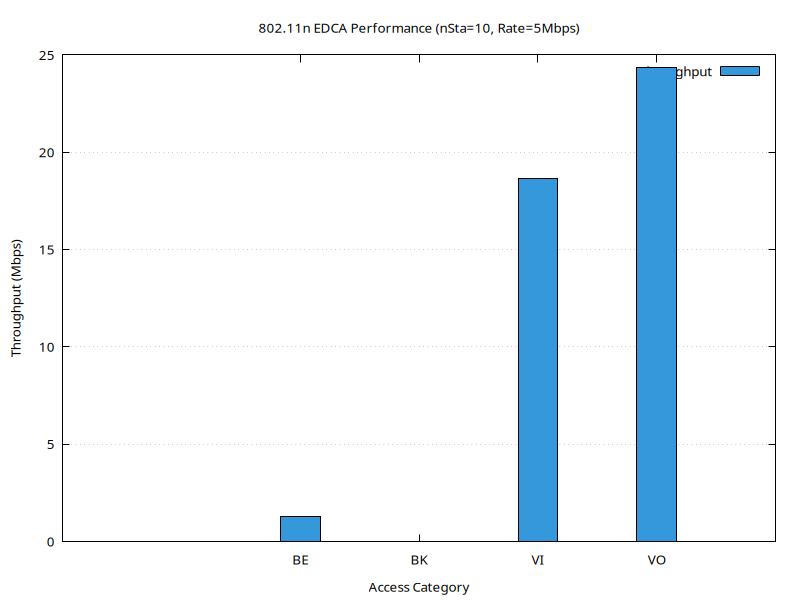

Write the gnuplot code that produced this figure.
set terminal pngcairo size 800,600 enhanced font 'Verdana,10'
set output 'plot_n10_5Mbps.png'
set title '802.11n EDCA Performance (nSta=10, Rate=5Mbps)'
set style data histograms
set style fill solid 1.0 border -1
set ylabel 'Throughput (Mbps)'
set xlabel 'Access Category'
set yrange [0:*]
set grid y
plot 'plot_n10_5Mbps.dat' using 2:xtic(1) title 'Throughput' lc rgb '#3498db'
